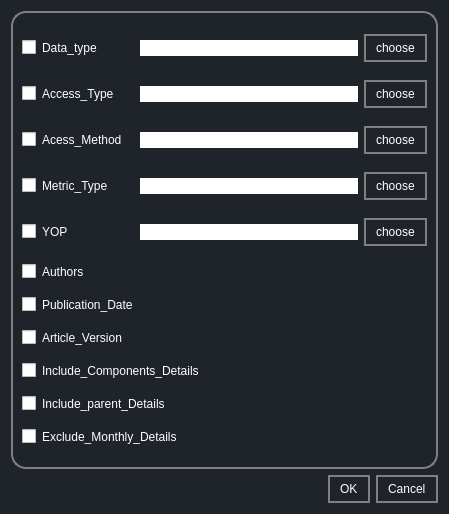
<?xml version="1.0" encoding="UTF-8"?>
<ui version="4.0">
 <class>Dialog</class>
 <widget class="QDialog" name="Dialog">
  <property name="geometry">
   <rect>
    <x>0</x>
    <y>0</y>
    <width>449</width>
    <height>514</height>
   </rect>
  </property>
  <property name="windowTitle">
   <string>Dialog</string>
  </property>
  <property name="styleSheet">
   <string notr="true">*{
	
border:none;
background-color:transparent;
background:none;
padding:0;
margin:0;
color:#fff;
}



#Dialog{
background-color:#1f232a;
}
#EditVendor{
background-color:#16191d;
}
QPushButton{
text-align:left;
padding: 5px 10px;
border: 2px solid grey;
border-radius:15px;
}
QPushButton:pressed{
background-color:grey;
text-align:left;
padding:2px 10px;
color:white;}</string>
  </property>
  <layout class="QGridLayout" name="gridLayout_2">
   <item row="1" column="0">
    <widget class="QDialogButtonBox" name="buttonBox">
     <property name="orientation">
      <enum>Qt::Horizontal</enum>
     </property>
     <property name="standardButtons">
      <set>QDialogButtonBox::Cancel|QDialogButtonBox::Ok</set>
     </property>
    </widget>
   </item>
   <item row="0" column="0">
    <widget class="QFrame" name="frame">
     <property name="font">
      <font>
       <family>Georgia</family>
       <pointsize>10</pointsize>
      </font>
     </property>
     <property name="styleSheet">
      <string notr="true">#frame{border: 2px solid grey;
border-radius:15px;}</string>
     </property>
     <property name="frameShape">
      <enum>QFrame::StyledPanel</enum>
     </property>
     <layout class="QGridLayout" name="gridLayout">
      <item row="0" column="0">
       <widget class="QCheckBox" name="checkBox_2">
        <property name="text">
         <string>Data_type</string>
        </property>
       </widget>
      </item>
      <item row="0" column="1">
       <widget class="QLineEdit" name="lineEdit"/>
      </item>
      <item row="0" column="2">
       <widget class="QPushButton" name="pushButton">
        <property name="text">
         <string>choose</string>
        </property>
       </widget>
      </item>
      <item row="1" column="0">
       <widget class="QCheckBox" name="checkBox_3">
        <property name="text">
         <string>Access_Type</string>
        </property>
       </widget>
      </item>
      <item row="1" column="1">
       <widget class="QLineEdit" name="lineEdit_2"/>
      </item>
      <item row="1" column="2">
       <widget class="QPushButton" name="pushButton_2">
        <property name="text">
         <string>choose</string>
        </property>
       </widget>
      </item>
      <item row="2" column="0">
       <widget class="QCheckBox" name="checkBox_4">
        <property name="text">
         <string>Acess_Method</string>
        </property>
       </widget>
      </item>
      <item row="2" column="1">
       <widget class="QLineEdit" name="lineEdit_3"/>
      </item>
      <item row="2" column="2">
       <widget class="QPushButton" name="pushButton_3">
        <property name="text">
         <string>choose</string>
        </property>
       </widget>
      </item>
      <item row="3" column="0">
       <widget class="QCheckBox" name="checkBox_5">
        <property name="text">
         <string>Metric_Type</string>
        </property>
       </widget>
      </item>
      <item row="3" column="1">
       <widget class="QLineEdit" name="lineEdit_4"/>
      </item>
      <item row="3" column="2">
       <widget class="QPushButton" name="pushButton_4">
        <property name="text">
         <string>choose</string>
        </property>
       </widget>
      </item>
      <item row="4" column="0">
       <widget class="QCheckBox" name="checkBox_6">
        <property name="text">
         <string>YOP</string>
        </property>
       </widget>
      </item>
      <item row="4" column="1">
       <widget class="QLineEdit" name="lineEdit_5"/>
      </item>
      <item row="4" column="2">
       <widget class="QPushButton" name="pushButton_5">
        <property name="text">
         <string>choose</string>
        </property>
       </widget>
      </item>
      <item row="5" column="0">
       <widget class="QCheckBox" name="checkBox_7">
        <property name="text">
         <string>Authors</string>
        </property>
       </widget>
      </item>
      <item row="6" column="0">
       <widget class="QCheckBox" name="checkBox_8">
        <property name="text">
         <string>Publication_Date</string>
        </property>
       </widget>
      </item>
      <item row="7" column="0">
       <widget class="QCheckBox" name="checkBox_9">
        <property name="text">
         <string>Article_Version</string>
        </property>
       </widget>
      </item>
      <item row="8" column="0" colspan="2">
       <widget class="QCheckBox" name="checkBox">
        <property name="text">
         <string>Include_Components_Details</string>
        </property>
       </widget>
      </item>
      <item row="9" column="0" colspan="2">
       <widget class="QCheckBox" name="checkBox_10">
        <property name="text">
         <string>Include_parent_Details</string>
        </property>
       </widget>
      </item>
      <item row="10" column="0" colspan="2">
       <widget class="QCheckBox" name="checkBox_11">
        <property name="text">
         <string>Exclude_Monthly_Details</string>
        </property>
       </widget>
      </item>
     </layout>
    </widget>
   </item>
  </layout>
 </widget>
 <resources/>
 <connections>
  <connection>
   <sender>buttonBox</sender>
   <signal>accepted()</signal>
   <receiver>Dialog</receiver>
   <slot>accept()</slot>
   <hints>
    <hint type="sourcelabel">
     <x>248</x>
     <y>254</y>
    </hint>
    <hint type="destinationlabel">
     <x>157</x>
     <y>274</y>
    </hint>
   </hints>
  </connection>
  <connection>
   <sender>buttonBox</sender>
   <signal>rejected()</signal>
   <receiver>Dialog</receiver>
   <slot>reject()</slot>
   <hints>
    <hint type="sourcelabel">
     <x>316</x>
     <y>260</y>
    </hint>
    <hint type="destinationlabel">
     <x>286</x>
     <y>274</y>
    </hint>
   </hints>
  </connection>
 </connections>
</ui>
